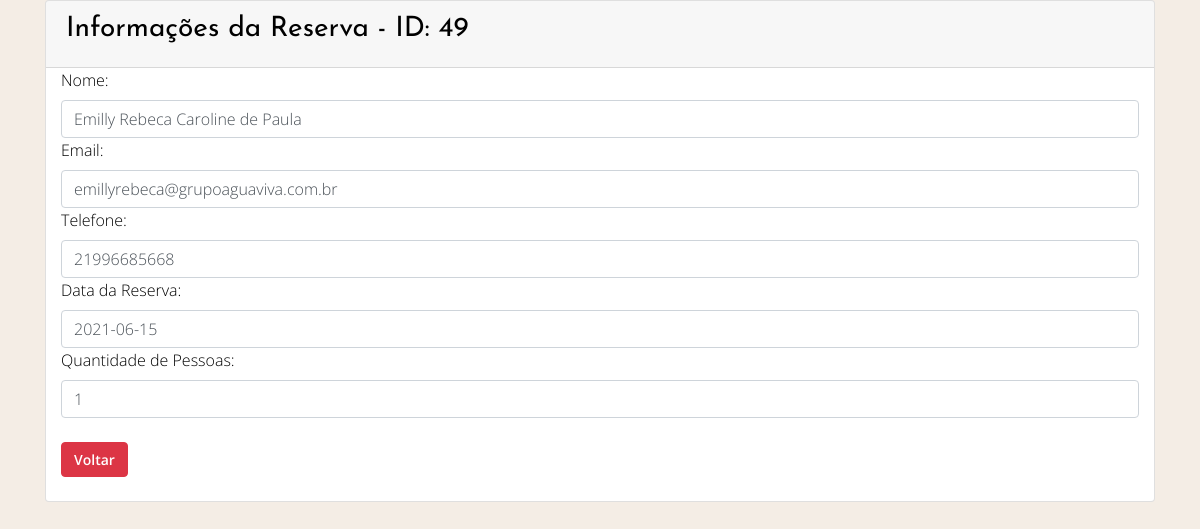
Screenshot of /admin/gerenciador/read.php?id=49 (signed in) with the database file from the repository.
### tables this page shows
CREATE TABLE `reservas` (
  `id` int(11) NOT NULL,
  `nome` varchar(220) NOT NULL DEFAULT '',
  `email` varchar(220) NOT NULL,
  `telefone` varchar(50) NOT NULL,
  `data` date NOT NULL,
  `quantidade` varchar(10) NOT NULL
);

### admin/gerenciador/read.php (the view, shortened to what this page needs)
<?php
$id = null;
if (!empty($_GET['id'])) {
    $id = $_REQUEST['id'];
}
if (null == $id) {
    header("Location: index.php");
} else {
    $pdo = Banco::conectar();
    $pdo->setAttribute(PDO::ATTR_ERRMODE, PDO::ERRMODE_EXCEPTION);
    $sql = "SELECT * FROM reservas where id = ?";
    $q = $pdo->prepare($sql);
    $q->execute(array($id));
    $data = $q->fetch(PDO::FETCH_ASSOC);
}
?>
<!DOCTYPE html>
<html lang="pt-br">
<head>
	<link rel="stylesheet" href="vendor/bootstrap/bootstrap.min.css">
    <link rel="stylesheet" href="vendor/select2/select2.min.css">
    <link rel="stylesheet" href="vendor/owlcarousel/owl.carousel.min.css">
    <link rel="stylesheet" href="https://cdn.rawgit.com/noelboss/featherlight/1.7.13/release/featherlight.min.css">
    <link rel="stylesheet" href="https://cdnjs.cloudflare.com/ajax/libs/tempusdominus-bootstrap-4/5.0.1/css/tempusdominus-bootstrap-4.min.css">
    <link rel="stylesheet" href="https://cdnjs.cloudflare.com/ajax/libs/font-awesome/5.8.1/css/brands.css">
    <link rel="stylesheet" href="https://cdn.linearicons.com/free/1.0.0/icon-font.min.css">
    <link rel="stylesheet" href="https://use.fontawesome.com/releases/v5.8.1/css/all.css">
    <link rel="stylesheet" href="css/style.min.css">
</head>
<body>
<div class="container">
    <div class="span10 offset1">
        <div class="card">
            <div class="card-header">
                <h3 class="well">Informações da Reserva - ID: <?php echo $id;?></h3>
            </div>
            <div class="container">
                <div class="form-horizontal">
                    <div class="control-group">
                        <label class="control-label">Nome:</label>
                        <div class="controls form-control">
                            <label class="carousel-inner">
                                <?php echo $data['nome']; ?>
                            </label>
                        </div>
                    </div>
                    <div class="control-group">
                        <label class="control-label">Email:</label>
                        <div class="controls form-control disabled">
                            <label class="carousel-inner">
                                <?php echo $data['email']; ?>
                            </label>
                        </div>
                    </div>
                    <div class="control-group">
                        <label class="control-label">Telefone:</label>
                        <div class="controls form-control disabled">
                            <label class="carousel-inner">
                                <?php echo $data['telefone']; ?>
                            </label>
                        </div>
                    </div>
                    <div class="control-group">
                        <label class="control-label">Data da Reserva:</label>
                        <div class="controls form-control disabled">
                            <label class="carousel-inner">
                                <?php echo $data['data']; ?>
                            </label>
                        </div>
                    </div>
                    <div class="control-group">
                        <label class="control-label">Quantidade de Pessoas:</label>
                        <div class="controls form-control disabled">
                            <label class="carousel-inner">
                                <?php echo $data['quantidade']; ?>
                            </label>
                        </div>
                    </div>
                    <br/>
                    <div class="form-actions">
                        <a href="index.php" type="btn" class="btn btn-danger">Voltar</a>
                    </div>
                </div>
            </div>
        </div>
    </div>
</div>
</body>
</html>

### rows the page displays
reservas: nome "Emilly Rebeca Caroline de Paula", email "emillyrebeca@grupoaguaviva.com.br", telefone "21996685668", data "2021-06-15", quantidade "1"

### other values shown
$id "49"
